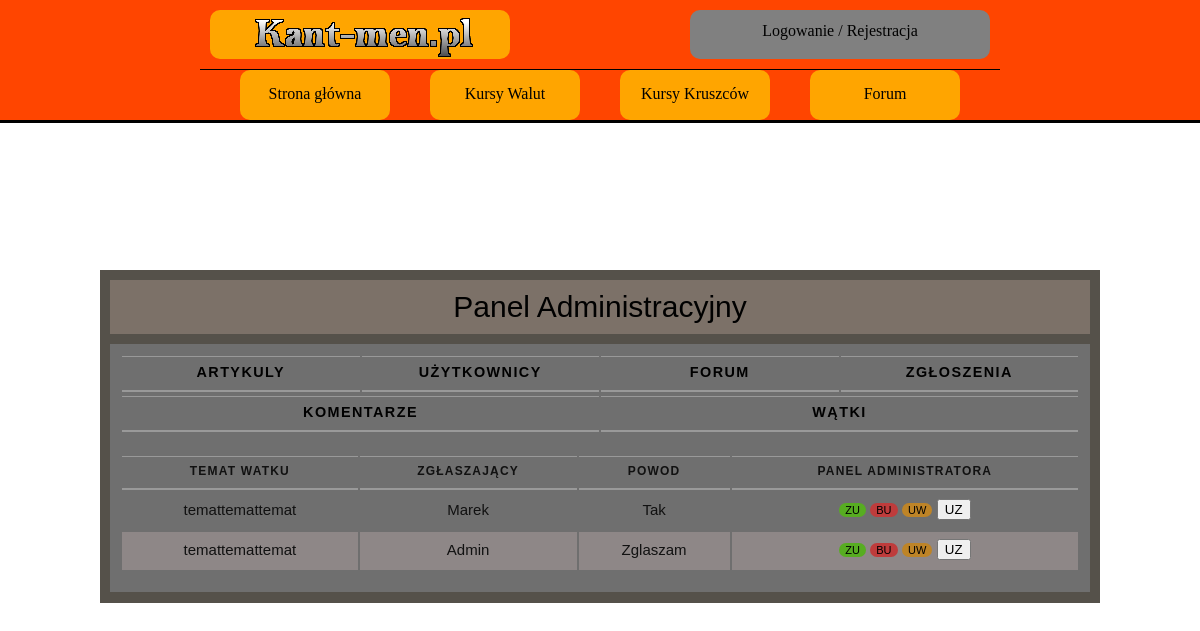
Screenshot of /panel_admin_z_w.php with the database file from the repository.
### tables this page shows
CREATE TABLE `zgloszenie` (
  `ID_ZGLOSZENIE` int(10) NOT NULL,
  `WATEK_CZY_KOM` varchar(10) NOT NULL COMMENT 'WATEK, KOM',
  `ID_WATEK` int(10) DEFAULT NULL,
  `ID_KOMENTARZ` int(10) DEFAULT NULL,
  `ID_ZGLASZAJACEGO` int(10) NOT NULL,
  `POWOD` text DEFAULT NULL,
  `ID_MODERACJA` int(10) NOT NULL DEFAULT 0
);

CREATE TABLE `watek` (
  `ID_WATEK` int(10) NOT NULL,
  `ID_USER` int(10) NOT NULL,
  `TEMAT` varchar(100) NOT NULL,
  `DATA` timestamp NOT NULL DEFAULT current_timestamp(),
  `TRESC_WATKU` longtext NOT NULL,
  `LICZBA_KOMENTARZY` int(10) NOT NULL DEFAULT 0,
  `ILOSC_ODWIEDZIN` int(10) NOT NULL DEFAULT 0,
  `OCENA` int(10) NOT NULL DEFAULT 0,
  `STATUS` varchar(20) NOT NULL DEFAULT 'UKRYTE'
);

CREATE TABLE `user` (
  `ID_USER` int(10) NOT NULL,
  `LOGIN` varchar(20) NOT NULL,
  `HASLO` char(255) NOT NULL,
  `IMIE` varchar(50) NOT NULL,
  `NAZWISKO` varchar(50) NOT NULL,
  `EMAIL` varchar(50) NOT NULL,
  `WIEK` int(10) NOT NULL,
  `MIASTO` varchar(50) NOT NULL,
  `KRAJ` varchar(50) NOT NULL,
  `OPIS_PROFILU` text DEFAULT NULL,
  `ZDJECIE` varchar(255) DEFAULT NULL,
  `STW_WATKI` int(10) NOT NULL DEFAULT 0,
  `LICZ_KOMENTARZY` int(10) NOT NULL DEFAULT 0,
  `UPRAWNIENIA` varchar(10) NOT NULL DEFAULT 'USER'
);

### panel_admin_z_w.php (the view, shortened to what this page needs)
<!DOCTYPE HTML>
<html>
<head>
    <link href="CSS/styleGlowne.css" rel="stylesheet" type="text/css">
    <link href="CSS/stylePanelAdmina.css" rel="stylesheet" type="text/css">
</head>
<body>
<?php
include_once('rysowanieMenu.php');
?>
<main>
    <article class="artykol">
        <div class="tytul_artykulu">
            Panel Administracyjny
        </div>
        <section class="sekcja">
            <table>
                <tr>
                    <th class="panel_artykuly">
                        <a href="panel_admin_a.php">Artykuly</a>
                    </th>
                    <th class="panel_uzytkownicy">
                        <a href="panel_admin_u.php">Użytkownicy</a>
                    </th>
                    <th class="panel_forum">
                        <a href="panel_admin_f.php">Forum</a>
                    </th>
                    <th class="panel_zgloszenia">
                        <a href="panel_admin_z_k.php">Zgłoszenia</a>
                    </th>
                </tr>
            </table>
            <table>
                <tr>
                    <th class="panel_artykuly">
                        <a href="panel_admin_z_k.php">Komentarze</a>
                    </th>
                    <th class="panel_uzytkownicy">
                        <a href="panel_admin_z_w.php">Wątki</a>
                    </th>
                </tr>
            </table>
            <?php
            require_once "polaczeniezMySQL.php";
            $polaczenie = @new mysqli($host,$db_user,$db_password,$db_name);
            if($polaczenie->connect_errno!=0)
            {
                echo "Error: ".$polaczenie->connect_errno;
            }
            else
            {
            $rezultat = $polaczenie->query("SELECT * FROM zgloszenie WHERE watek_czy_kom='WATEK'");
            if(!$rezultat)
            {
                throw new Exception($polaczenie->error);
            }
            else
            {
            $iterator = 0;
            ?>
            <div class="tabliczki">
                <table>
                    <tr>
                        <th class="uzytkownik_wst">Temat Watku</th>
                        <th class="liczba_odwiedzin">Zgłaszający</th>
                        <th class="liczba_odwiedzin">Powod</th>
                        <th class="panel_admin">Panel Administratora</th>
                    </tr>
                    <?php
                    while($row = mysqli_fetch_array($rezultat))
                    {
                        $rezultat_usera = mysqli_fetch_array($polaczenie->query("SELECT * FROM `user` WHERE ID_USER=".$row['ID_ZGLASZAJACEGO']));
                        $rezultat_watku = mysqli_fetch_array($polaczenie->query("SELECT * FROM `watek` WHERE ID_WATEK=".$row['ID_WATEK']));
                        if(($iterator%2)==0)
                        {
                            ?>
                            <tr>
                                <td class="uzytkownik_wst"><?php  echo '<a href="watek.php?id=' . $row['ID_WATEK'] . '">' . $rezultat_watku['TEMAT'] . '</a>';?></td>
                                <td class="liczba_odwiedzin"><?php echo '<a href="profilowe.php?user='.$row['ID_ZGLASZAJACEGO'].'" target=" blank">'.$rezultat_usera['LOGIN']; ?></a></td>
                                <td class="liczba_odwiedzin"><?php echo $row['POWOD']; ?></td>
                                <td class="panel_admin">
                                    <a><button type="button" class="mute_glowna" name="butt_glowna" title="Zmutuj użytkownika" method="post">ZU</button></a>
                                    <a><button type="button" class="ban_button" name="butt_ban" title="Banuj użytkownika" method="post">BU</button></a>
                                    <a><button type="button" class="del_button" name="butt_del" title="Usuń wątek" method="post">UW</button></a>
                                    <a><button type="button" class="del_zgloszenie" name="butt_glowna" title="Usuń zgłoszenie" method="post">UZ</button></a>
                                </td>
                            </tr>
                            <?php
                        }
                        else
                        {
                            ?>
                            <tr class="codrugi">
                                <td class="uzytkownik_wst"><?php  echo '<a href="watek.php?id=' . $row['ID_WATEK'] . '">' . $rezultat_watku['TEMAT'] . '</a>';?></td>
                                <td class="liczba_odwiedzin"><?php echo '<a href="profilowe.php?user='.$row['ID_ZGLASZAJACEGO'].'" target=" blank">'.$rezultat_usera['LOGIN']; ?></a></td>
                                <td class="liczba_odwiedzin"><?php echo $row['POWOD']; ?></td>
                                <td class="panel_admin">
                                    <a><button type="button" class="mute_glowna" name="butt_glowna" title="Zmutuj użytkownika" method="post">ZU</button></a>
                                    <a><button type="button" class="ban_button" name="butt_ban" title="Banuj użytkownika" method="post">BU</button></a>
                                    <a><button type="button" class="del_button" name="butt_del" title="Usuń wątek" method="post">UW</button></a>
                                    <a><button type="button" class="del_zgloszenie" name="butt_glowna" title="Usuń zgłoszenie" method="post">UZ</button></a>
                                </td>
                            </tr>
                            <?php
                        }
                        $iterator++;
                    }
                    }
                    }
                    ?>
                </table>
            </div>
        </section>
    </article>
</main>
</body>
</html>

### CSS/styleGlowne.css (style rules this page uses)
body { background-color: white; justify-content: center; align-items: center; }
main { background-color: white; margin-left: auto; margin-right: auto; width: 1000px; height: auto; margin-top: 130px; align-items: center; }
a { text-decoration: none; color: inherit; }

### CSS/stylePanelAdmina.css (style rules this page uses)
main { width: 1000px; }
.artykol { background-color:rgb(85, 81, 74); position:relative; top: 140px; padding-bottom: 1px; margin-bottom: 40px; margin-left: auto; margin-right: auto; }
.sekcja { position:relative; background-color: rgb(111, 111, 111); margin: 20px 10px 10px 10px; padding: 10px 10px 10px 10px; text-align: center; }
a { text-decoration: none; color: inherit; }
.tytul_artykulu { position: relative; background-color:rgb(124, 113, 104); width: auto; margin: 10px; padding: 10px; text-align: center; font-family: sans-serif; font-size: 30px; top: 10px; }
.tabliczki { color: #111111; margin: 20px auto 10px auto; }
table { width: 960px; font-family: sans-serif; }
th, td { padding: 7px 10px 10px 10px; }
th { text-transform: uppercase; letter-spacing: 0.1em; font-size: 90%; border-bottom: 2px solid #999; border-top: 1px solid #999; text-align: center; }
tr.codrugi { background-color: #8e8787; }
td.panel_admin ,td.wstawione_memy,td.liczba_odwiedzin { text-align: center; }
th.panel_uzytkownicy, th.panel_forum, th.panel_artykuly, th.panel_zgloszenia { width: 25%; }
th.ID,th.uzytkownik_wst, th.czas_wstawienia,th.liczba_odwiedzin,th.panel_admin { font-size: 12px; }
td.uzytkownik_wst,td.czas_wstawienia,td.liczba_odwiedzin { font-size: 15px; }
.ban_button,.mute_button,.mute_glowna,.del_button,.mod_button { border: none; border-radius: 50px; transition: background .6s; font-size: 11px; }
.ban_button { background-color: #bf3c3c; }
.mute_glowna,.mute_button { background-color: #57ad21; }
.del_button { background-color: #be8427; }

### rows the page displays
zgloszenie: ID_WATEK.TEMAT "temattemattemat", user.LOGIN "Marek", POWOD "Tak"
zgloszenie: ID_WATEK.TEMAT "temattemattemat", user.LOGIN "Admin", POWOD "Zglaszam"
